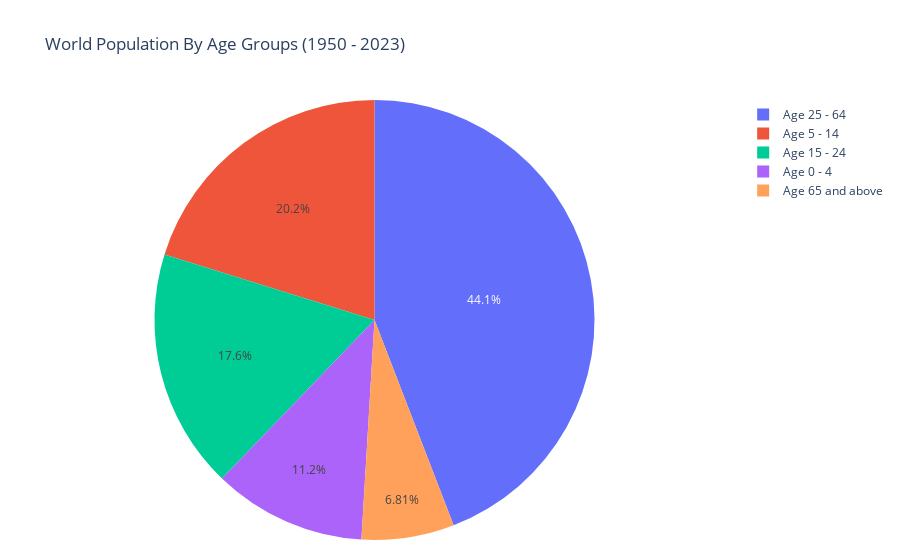

Notebook source saved alongside this figure:
### Code cell
#df_2017.loc[df_2017['Count'] < 1.e8, 'Country Name'] = 'Other Countries' 
fig = px.pie(df, values=[25700418028, 166711881633, 66565253022,76215020903, 42475881829], names=['Age 65 and above', 'Age 25 - 64', 
                                                                                                             'Age 15 - 24', 'Age 5 - 14',
                                                                                                             'Age 0 - 4'], title='World Population By Age Groups (1950 - 2023)')

fig.update_layout(
    margin=dict(l=20, r=20,  b=20))

fig.show();

### Figure 1 — Plotly figure (JSON) as saved in the notebook; plotly's stock layout.template omitted (floating-point values rounded to 4 significant figures)
{"data": [{"domain": {"x": [0, 1], "y": [0, 1]}, "hovertemplate": "label=%{label}<br>value=%{value}<extra></extra>", "labels": ["Age 65 and above", "Age 25 - 64", "Age 15 - 24", "Age 5 - 14", "Age 0 - 4"], "legendgroup": "", "name": "", "showlegend": true, "type": "pie", "values": [25700418028, 166711881633, 66565253022, 76215020903, 42475881829]}], "layout": {"legend": {"tracegroupgap": 0}, "margin": {"b": 20, "l": 20, "r": 20}, "title": {"text": "World Population By Age Groups (1950 - 2023)"}}}
